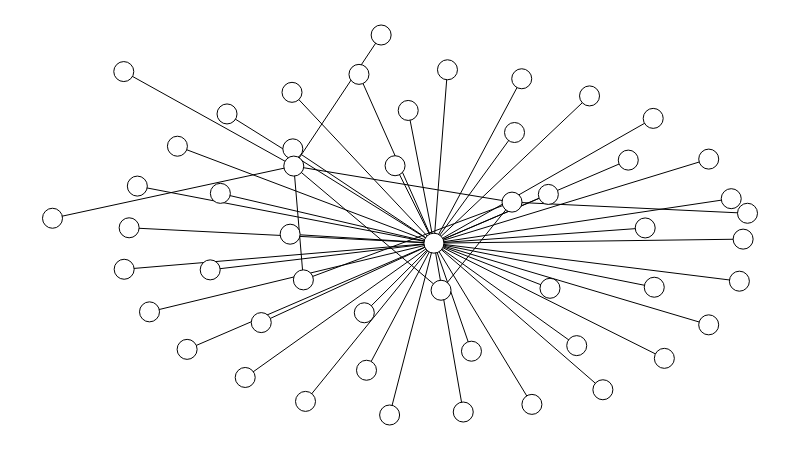

Notebook source saved alongside this figure:
### Code cell
g2.set_all_nodes('labpos', 'hover')
g2.move('kamada_kawai')
g2.draw()

### Figure 1 — Plotly figure (JSON) as saved in the notebook; plotly's stock layout.template omitted (floating-point values rounded to 4 significant figures; data arrays with more than 128 entries replaced by an {"elided": "..."} marker saying what was removed)
{"data": [{"hoverinfo": "none", "line": {"color": "rgb(0, 0, 0)", "dash": "solid", "width": 1}, "mode": "lines", "type": "scatter", "x": {"elided": "153 float values"}, "y": {"elided": "153 float values"}}, {"hoverinfo": "text", "marker": {"color": "rgb(255, 255, 255)", "line": {"color": "rgb(0, 0, 0)", "width": 1}, "size": 20, "symbol": "circle"}, "mode": "markers", "text": ["Hey Brother", "7 rings", "Take Me to Church", "I Love Me", "Starboy", "Me, Myself & I", "Controlla", "Work", "Attention", "Suit & Tie", "Kiss and Make Up", "All In My Head (Flex) (feat. Fetty Wap)", "Just Give Me a Reason (feat. Nate Ruess)", "??????", "????", "??? (??“?????”???)", "??(??“?????1”??)", "???? (??“?????1”???)", "Without Me", "Dear Future Husband", "Turnin' Me Up", "Set Fire to the Rain", "I'm Not The Same", "Sugar", "Love On Top", "Only Love", "Play That Funky Music - Single Version", "?????", "Girls Like You (feat. Cardi B)", "Cruel Summer", "The Man", "??", "Radioactive", "Mess Is Mine", "The Lazy Song", "Thinking out Loud", "Younger", "This Girl - Kungs Vs. Cookin' On 3 Burners", "We Found Love", "When We Were Young", "I'm Not The Only One", "Elastic Heart", "Come Get It Bae", "Jessie's Girl", "In My Blood", "???", "Problem", "hot girl bummer", "Ride", "Thunderclouds", "Beautiful People (feat. Khalid)"], "textfont": {"color": "rgb(0, 0, 0)"}, "textposition": "middle center", "type": "scatter", "x": [0.7134, 0.8528, 0.9937, 0.9766, 0.9442, 0.8284, 0.8643, 0.7727, 0.6751, 0.5683, 0.5118, 0.6648, 0.3446, 1, 0.5591, 0.4729, 0.1026, 0, 0.441, 0.4929, 0.3458, 0.2511, 0.1797, 0.1221, 0.1103, 0.2415, 0.1031, 0.361, 0.1396, 0.3419, 0.4486, 0.6612, 0.1937, 0.2269, 0.3004, 0.2773, 0.364, 0.4851, 0.4518, 0.591, 0.6898, 0.7919, 0.7543, 0.7158, 0.8804, 0.3472, 0.9442, 0.6028, 0.8658, 0.9883, 0.5488], "y": [0.5805, 0.4922, 0.4628, 0.5693, 0.6734, 0.6708, 0.7806, 0.8397, 0.8849, 0.9085, 0.8015, 0.7434, 0.8491, 0.5308, 0.3283, 1, 0.9038, 0.5177, 0.8964, 0.656, 0.7004, 0.7923, 0.7073, 0.6024, 0.4927, 0.5832, 0.3835, 0.3556, 0.2714, 0.4758, 0.269, 0.5602, 0.1727, 0.3819, 0.2432, 0.09873, 0.0358, 0, 0.1177, 0.007806, 0.02792, 0.06644, 0.1826, 0.3334, 0.1491, 0.655, 0.2373, 0.1679, 0.3362, 0.3521, 0.4521]}, {"hoverinfo": "none", "mode": "text", "text": [null, null, null, null, null, null, null, null, null, null, null, null, null, null, null, null, null, null, null, null, null, null, null, null, null, null, null, null, null, null, null, null, null, null, null, null, null, null, null, null, null, null, null, null, null, null, null, null, null, null, null], "textfont": {"color": "rgb(0, 0, 0)"}, "textposition": "middle center", "type": "scatter", "x": [0.6368, 0.7018, 0.7714, 0.7648, 0.7507, 0.6943, 0.7137, 0.6707, 0.6247, 0.5729, 0.5444, 0.6184, 0.4572, 0.8299, 0.4438, 0.5989, 0.422, 0.2318, 0.1705, 0.508, 0.5337, 0.4553, 0.4076, 0.3694, 0.3382, 0.3303, 0.3984, 0.3248, 0.5061, 0.3398, 0.3408, 0.4463, 0.4886, 0.5018, 0.3656, 0.3862, 0.4186, 0.4047, 0.4453, 0.503, 0.4876, 0.5558, 0.607, 0.661, 0.6432, 0.6271, 0.7082, 0.7424, 0.5623, 0.7045, 0.7668], "y": [0.4922, 0.446, 0.4312, 0.4848, 0.5377, 0.5373, 0.5936, 0.6269, 0.6562, 0.6783, 0.6318, 0.5823, 0.6686, 0.5193, 0.4716, 0.4607, 0.813, 0.8023, 0.612, 0.6849, 0.5658, 0.5981, 0.6445, 0.6043, 0.553, 0.4986, 0.5432, 0.444, 0.4825, 0.5031, 0.3873, 0.4902, 0.3791, 0.5817, 0.3365, 0.4431, 0.3715, 0.2968, 0.2605, 0.2326, 0.2972, 0.2255, 0.2264, 0.2395, 0.296, 0.3683, 0.2771, 0.3195, 0.3014, 0.3685, 0.3761]}, {"hoverinfo": "none", "marker": {"color": "rgba(255, 255, 255, 0)", "line": {"color": "rgba(255, 255, 255, 0)", "width": 0}, "size": 0, "symbol": "circle"}, "mode": "markers", "type": "scatter", "x": [0.5, 0, 1, 0.5], "y": [0, 0.5, 0.5, 1]}, {"hoverinfo": "none", "mode": "text", "text": [], "textfont": {"color": "rgb(255, 255, 255)"}, "textposition": "middle center", "type": "scatter", "x": [], "y": []}, {"hoverinfo": "none", "mode": "text", "text": [null, null, null, null, null, null, null, null, null, null, null, null, null, null, null, null, null, null, null, null, null, null, null, null, null, null, null, null, null, null, null, null, null, null, null, null, null, null, null, null, null, null, null, null, null, null, null, null, null, null, null], "textfont": {"color": "rgb(0, 0, 0)"}, "textposition": "middle center", "type": "scatter", "x": [0.7134, 0.8528, 0.9937, 0.9766, 0.9442, 0.8284, 0.8643, 0.7727, 0.6751, 0.5683, 0.5118, 0.6648, 0.3446, 1, 0.5591, 0.4729, 0.1026, 0, 0.441, 0.4929, 0.3458, 0.2511, 0.1797, 0.1221, 0.1103, 0.2415, 0.1031, 0.361, 0.1396, 0.3419, 0.4486, 0.6612, 0.1937, 0.2269, 0.3004, 0.2773, 0.364, 0.4851, 0.4518, 0.591, 0.6898, 0.7919, 0.7543, 0.7158, 0.8804, 0.3472, 0.9442, 0.6028, 0.8658, 0.9883, 0.5488], "y": [0.5805, 0.4922, 0.4628, 0.5693, 0.6734, 0.6708, 0.7806, 0.8397, 0.8849, 0.9085, 0.8015, 0.7434, 0.8491, 0.5308, 0.3283, 1, 0.9038, 0.5177, 0.8964, 0.656, 0.7004, 0.7923, 0.7073, 0.6024, 0.4927, 0.5832, 0.3835, 0.3556, 0.2714, 0.4758, 0.269, 0.5602, 0.1727, 0.3819, 0.2432, 0.09873, 0.0358, 0, 0.1177, 0.007806, 0.02792, 0.06644, 0.1826, 0.3334, 0.1491, 0.655, 0.2373, 0.1679, 0.3362, 0.3521, 0.4521]}], "layout": {"height": 450, "margin": {"b": 0, "l": 0, "r": 0, "t": 0}, "plot_bgcolor": "rgb(255, 255, 255)", "showlegend": false, "width": 800, "xaxis": {"showgrid": false, "showticklabels": false, "zeroline": false}, "yaxis": {"showgrid": false, "showticklabels": false, "zeroline": false}}}
